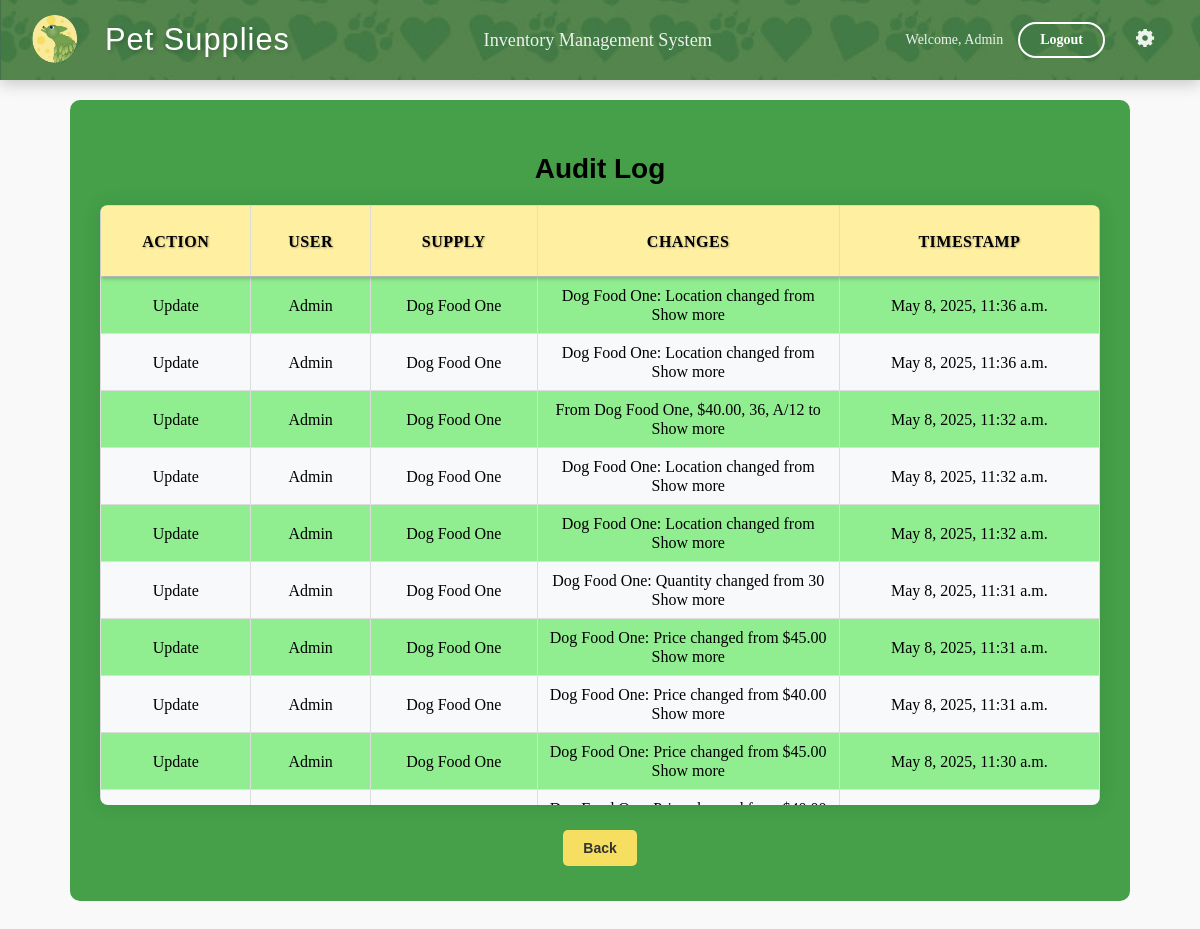
The app's page /audit-log/ (signed in) with its own data.
### inventory/models.py (models this page shows, shortened)
class AuditLog(models.Model):
    ACTION_CHOICES = (
        ('CREATE', 'Create'),
        ('UPDATE', 'Update'),
        ('DELETE', 'Delete'),
    )
    user = models.ForeignKey(User, on_delete=models.SET_NULL, null=True)  # Track the user making the change
    action = models.CharField(max_length=10, choices=ACTION_CHOICES)  # The type of action (CREATE, UPDATE, DELETE)
    supply = models.ForeignKey(Supply, on_delete=models.SET_NULL, null=True)
    changes = models.TextField()  # Description of what was changed
    timestamp = models.DateTimeField(auto_now_add=True)  # When the change was made

class Supply(models.Model):
    name = models.CharField(max_length=255, primary_key=True)
    price = models.FloatField()
    quantity = models.IntegerField()
    location = models.CharField(max_length=255)
    reorder_point = models.PositiveIntegerField(default=5)
    deleted = models.BooleanField(default=False)

### inventory/views.py (the view)
# urls.py: path('audit-log/', views.audit_log, name='audit_log'),
def audit_log(request):
    logs = AuditLog.objects.all().order_by('-timestamp')
    return render(request, 'inventory/audit_log.html', {'logs': logs})

### inventory/templates/inventory/audit_log.html (shortened to what this page needs)
{% extends 'inventory/base.html' %}
{% load static %}
{% block content %}
<center>
<div class="conmain">
    <center>
       <h2>Audit Log</h2>
    </center>
    <div class="table-container">
        <table border="1" class="data_tab">
            <thead>
                <tr>
                    <th>Action</th>
                    <th>User</th>
                    <th>Supply</th>
                    <th>Changes</th>
                    <th>Timestamp</th>
                </tr>
            </thead>
            <tbody>
                {% for log in logs %}
                <tr>
                    <td>{{ log.get_action_display }}</td>
                    <td>{{ log.user.username }}</td>
                    <td>
                        {% if log.action == 'DELETE' %}
                            Supply deleted
                        {% elif log.supply %}
                            {{ log.supply.name }}
                        {% else %}
                            Supply deleted
                        {% endif %}
                    </td>
                    <td class="changes">
                        <div class="changes-content" id="changes-content-{{ forloop.counter }}">
                            {{ log.changes|default:"No changes recorded." }}
                        </div>
                        <span class="toggle-text" onclick="toggleDetails(event, this)" style="display: none;">Show more</span>
                    </td>
                    <td>{{ log.timestamp }}</td>
                </tr>
                {% endfor %}
            </tbody>
        </table>
    </div>
    <center>
        <a href="{% url 'index' %}">
            <button type="button" class="back-button">Back</button>
        </a>
    </center>
</div>
</div>
{% endblock %}

### inventory/templates/inventory/base.html (shortened to what this page needs)
{% load static %}
<!DOCTYPE html>
<html lang="en">
<head>
    <link rel="stylesheet" href="{% static 'css/styles.css' %}">
</head>
<body>
    <header class="header-container">
        <img src="{% static 'icons/header_image.jpg' %}" alt="Header Background" class="header-bg">
        <div class="header-content">
            <div class="header-left">
                <img src="{% static 'icons/TLeafLogo2sm.png' %}" alt="T Leaf Logo" class="logo">
                <div class="header-title">Pet Supplies</div>
            </div>
            <div class="header-subtitle">Inventory Management System</div>
            <div class="header-right">
                {% if user.is_authenticated %}
                    <span class="welcome-text">Welcome, {{ user.username }}</span>
                    <a href="{% url 'logout' %}" class="header-button">Logout</a>
                    {% if request.user.is_superuser %}
        <div class="dropdown">
            <span class="gear-icon"><img src="{% static 'icons/settinggear.svg' %}" alt="settign gear" class="logo"></span>
        </div>
                    {% else %}
                         <p></p>
                    {% endif %}
                {% else %}
                    <a href="{% url 'login' %}" class="header-button">Login</a>
                {% endif %}
            </div>
        </div>
    </header>
    <div class="content-container">
        {% block content %}{% endblock %}
</body>
</html>

### inventory/static/css/styles.css (style rules this page uses)
body { font-family: 'Georgia', serif; font-size: 14px; margin-top: 100px; background-color: #f9f9f9; }
.header-container { position: fixed; top: 0; left: 0; right: 0; height: 80px; background: linear-gradient(135deg, #1e4d2b, #2E7D32); color: white; z-index: 1000; box-shadow: 0 2px 10px rgba(0, 0, 0, 0.1); transition: all 0.3s ease; }
.header-bg { position: absolute; top: 0; left: 0; width: 100%; height: 100%; object-fit: cover; z-index: 1; }
.header-content { position: relative; z-index: 2; display: flex; align-items: center; justify-content: space-between; padding: 0 30px; height: 100%; max-width: 1400px; margin: 0 auto; }
.header-left { display: flex; align-items: center; gap: 25px; }
.header-title { font-family: 'Bauhaus 93', Arial, sans-serif; font-size: 2.2em; text-shadow: 2px 2px 4px rgba(0, 0, 0, 0.2); letter-spacing: 1px; }
.header-subtitle { font-size: 1.3em; opacity: 0.9; font-weight: 300; }
.header-right { display: flex; align-items: center; gap: 15px; }
.logo { width: 50px; height: 50px; border-radius: 50%; object-fit: cover; transition: transform 0.3s ease; }
.welcome-text { font-size: 14px; opacity: 0.9; }
.header-button { display: inline-block; padding: 8px 20px; background-color: transparent; border: 2px solid white; color: white; text-decoration: none; border-radius: 20px; font-weight: bold; transition: all 0.3s ease; }
.table-container { max-height: 600px; width: 100%; margin: 20px auto; border: none; box-shadow: 0 0 20px rgba(0, 0, 0, 0.1); border-radius: 8px; overflow: hidden; position: relative; }
.data_tab { width: 100%; border-collapse: collapse; margin: 0; font-size: 16px; }
.data_tab th, .data_tab td { text-align: center; padding: 8px 12px; border: 1px solid #ddd; overflow: hidden; text-overflow: ellipsis; white-space: nowrap; height: 40px; line-height: 1.2; }
.data_tab th { color: black; font-weight: bold; font-size: 16px; padding: 8px 12px; height: 40px; }
.data_tab tr { height: 40px; }
.data_tab thead { position: sticky; top: 0; z-index: 10; box-shadow: 0 2px 4px rgba(0,0,0,0.2); }
.data_tab thead tr { height: 50px; }
.data_tab thead th { padding: 15px 20px; font-size: 16px; font-weight: bold; text-transform: uppercase; letter-spacing: 0.5px; color: black; text-align: center; white-space: nowrap; text-shadow: 1px 1px 2px rgba(0,0,0,0.3); line-height: 1.2; vertical-align: middle; display: table-cell; }
button { padding: 8px 15px; margin: 5px; border-radius: 4px; border: none; background-color: #4CAF50; color: white; cursor: pointer; font-size: 14px; transition: background-color 0.3s; }
.data_tab tr:nth-child(even) { background-color: #f8f9fa; }
.data_tab tr:nth-child(odd) { background-color: lightgreen; }
.table-container { max-height: 600px; width: 90%; margin: 20px auto; border: none; box-shadow: 0 0 20px rgba(0, 0, 0, 0.1); border-radius: 8px; overflow: hidden; position: relative; }
.data_tab th { color: white; font-weight: bold; font-size: 16px; padding: 8px 12px; height: 40px; }
.data_tab { width: 100%; border-collapse: collapse; table-layout: auto; }
.data_tab th, .data_tab td { text-align: center; padding: 0; border: 1px solid #ddd; overflow: hidden; text-overflow: ellipsis; white-space: nowrap; height: 40px; line-height: 1.2; }
.data_tab th { padding: 0; font-size: 16px; font-weight: bold; text-transform: uppercase; letter-spacing: 0.5px; color:black; line-height: 40px; text-align: center; text-shadow: 1px 1px 2px rgba(0, 0, 0, 0.3); background-color: #ffefa1; }
.data_tab thead { background-color: #ffefa1; position: sticky; top: 0; z-index: 10; box-shadow: 0 2px 4px rgba(0,0,0,0.2); }
.data_tab thead tr { height: 40px; }
.data_tab td { border: 1px solid #ddd; padding: 10px; text-align: center; white-space: nowrap; }
.data_tab th { padding: 0; font-size: 16px; font-weight: bold; text-transform: uppercase; letter-spacing: 0.5px; color: #FFFFFF; border-bottom: 2px solid #1B5E20; line-height: 40px; text-align: center; text-shadow: 1px 1px 2px rgba(0, 0, 0, 0.3); background-color: #ffefa1; }
.header-right span { font-size: 14px; opacity: 0.9; }

### inventory/templates/inventory/base.html (style rules this page uses)
.dropdown { position: relative; display: inline-block; }
.gear-icon { cursor: pointer; font-size: 24px; }

### records on screen
AuditLog: action "Update", user.username "Admin", supply.name "Dog Food One", changes "Dog Food One: Location changed from…", timestamp "May 8, 2025, 11:36 a.m."
AuditLog: action "Update", user.username "Admin", supply.name "Dog Food One", changes "Dog Food One: Location changed from…", timestamp "May 8, 2025, 11:36 a.m."
AuditLog: action "Update", user.username "Admin", supply.name "Dog Food One", changes "From Dog Food One, $40.00, 36, A/12 to…", timestamp "May 8, 2025, 11:32 a.m."
AuditLog: action "Update", user.username "Admin", supply.name "Dog Food One", changes "Dog Food One: Location changed from…", timestamp "May 8, 2025, 11:32 a.m."
AuditLog: action "Update", user.username "Admin", supply.name "Dog Food One", changes "Dog Food One: Location changed from…", timestamp "May 8, 2025, 11:32 a.m."
AuditLog: action "Update", user.username "Admin", supply.name "Dog Food One", changes "Dog Food One: Quantity changed from 30…", timestamp "May 8, 2025, 11:31 a.m."
AuditLog: action "Update", user.username "Admin", supply.name "Dog Food One", changes "Dog Food One: Price changed from $45.00…", timestamp "May 8, 2025, 11:31 a.m."
AuditLog: action "Update", user.username "Admin", supply.name "Dog Food One", changes "Dog Food One: Price changed from $40.00…", timestamp "May 8, 2025, 11:31 a.m."
AuditLog: action "Update", user.username "Admin", supply.name "Dog Food One", changes "Dog Food One: Price changed from $45.00…", timestamp "May 8, 2025, 11:30 a.m."

### other values on screen
{{ user.username }} "Admin"
